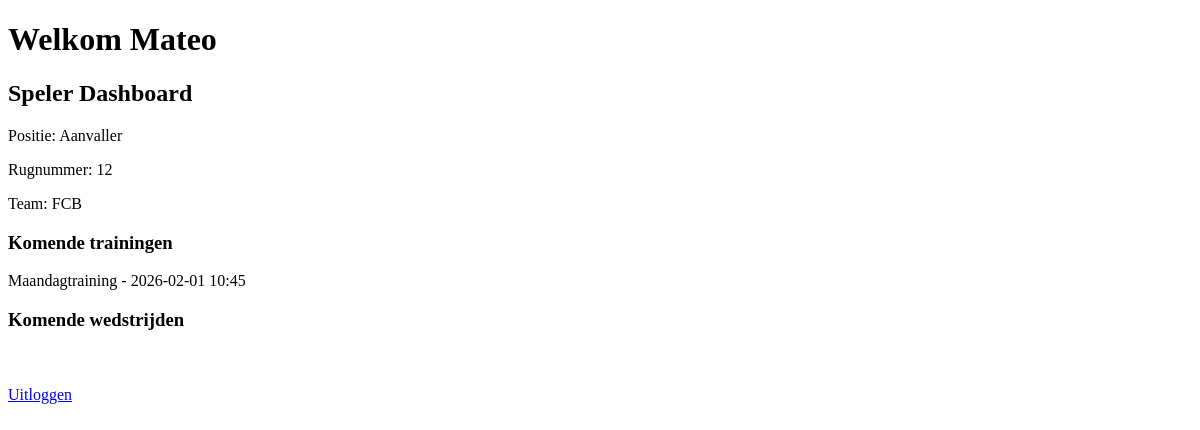
The app's page /dashboard (signed in), older data.
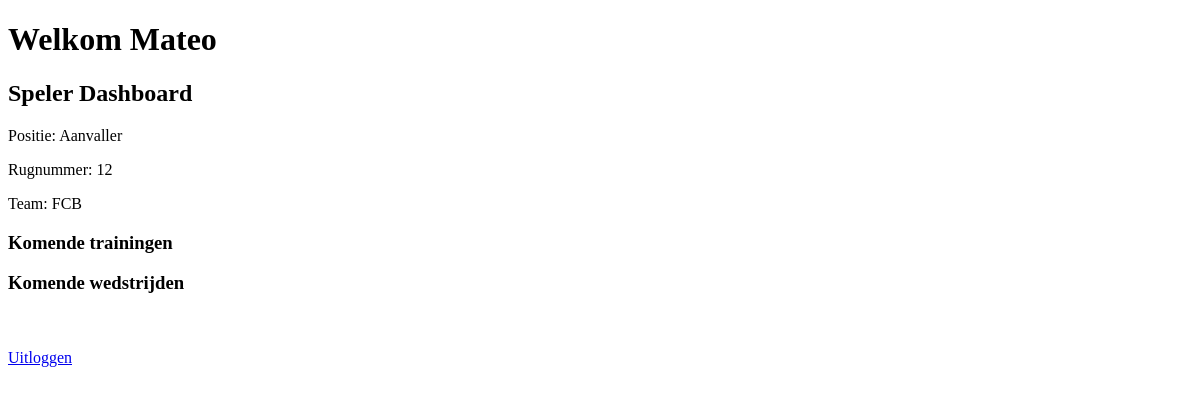
The same page, newer data.
### tables this page shows
CREATE TABLE spelers (
                id INTEGER PRIMARY KEY AUTOINCREMENT,
                username TEXT NOT NULL UNIQUE,
                password TEXT NOT NULL,
                positie TEXT,
                rugnummer TEXT,
                team TEXT
            );

CREATE TABLE trainingen (
                id INTEGER PRIMARY KEY AUTOINCREMENT,
                titel TEXT NOT NULL,
                datum TEXT,
                tijd TEXT,
                locatie TEXT,
                beschrijving TEXT
            );

### dashboard.py (the view, shortened to what this page needs)
@dashboard_bp.route("/dashboard", endpoint="dashboard")
@login_required
def dashboard():
    role = session.get("role")
    speler_id = session.get("speler_id")
    speler = query_db("SELECT * FROM spelers WHERE id=?", (speler_id,), one=True)
    trainingen = query_db("SELECT * FROM trainingen ORDER BY datum, tijd LIMIT 5")
    wedstrijden = query_db("SELECT * FROM wedstrijden ORDER BY datum, tijd LIMIT 5")
    meldingen = query_db(
        "SELECT w.* FROM wedstrijden w "
        "JOIN wedstrijd_spelers ws ON w.id = ws.wedstrijd_id "
        "WHERE ws.speler_id = ? "
        "ORDER BY w.datum, w.tijd",
        (speler_id,),
    )
    return render_template(
        "basis/dashboard.html",
        role=role,
        speler=speler,
        trainingen=trainingen,
        wedstrijden=wedstrijden,
        meldingen=meldingen,
    )

### auth.py (called while the page is built)
def login_required(f):
    @wraps(f)
    def wrapper(*args, **kwargs):
        if "user" not in session:
            return redirect(url_for("auth.login"))
        return f(*args, **kwargs)
    return wrapper

### db.py (called while the page is built)
def get_db():
    conn = sqlite3.connect("database.db")
    conn.row_factory = sqlite3.Row
    return conn

def query_db(query, args=(), one=False, commit=False):
    conn = get_db()
    cur = conn.cursor()
    cur.execute(query, args)
    if commit:
        conn.commit()
    rows = cur.fetchall()
    conn.close()
    if one:
        return rows[0] if rows else None
    return rows

### templates/basis/dashboard.html (shortened to what this page needs)
<!DOCTYPE html>
<html>
<head>
</head>
<body>
<h1>Welkom {{ session.user }}</h1>
{% if role == "trainer" %}
    <h2>Trainer Dashboard</h2>
    <p>Aantal spelers: {{ spelers_count }}</p>
    <p>Aantal trainingen: {{ trainingen_count }}</p>
    <p>Aantal wedstrijden: {{ wedstrijden_count }}</p>
    <a href="{{ url_for('players.players_list') }}">Spelers beheren</a><br>
    <a href="{{ url_for('training.training_list') }}">Trainingen beheren</a><br>
    <a href="{{ url_for('wedstrijden.wedstrijden_list') }}">Wedstrijden beheren</a><br>
{% else %}
    <h2>Speler Dashboard</h2>
    <p>Positie: {{ speler.positie }}</p>
    <p>Rugnummer: {{ speler.rugnummer }}</p>
    <p>Team: {{ speler.team }}</p>
    <h3>Komende trainingen</h3>
    {% for t in trainingen %}
        <p>{{ t.titel }} - {{ t.datum }} {{ t.tijd }}</p>
    {% endfor %}
    <h3>Komende wedstrijden</h3>
{% endif %}
<br><br>
<a href="{{ url_for('auth.logout') }}">Uitloggen</a>
</body>
</html>

Row changes from the older to the newer data that the page shows:
removed trainingen: titel "Maandagtraining", datum "2026-02-01", tijd "10:45"
